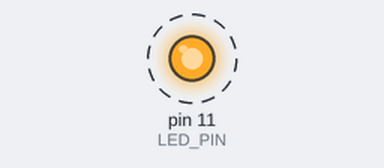
Bench run of a sketch on a simulated Arduino Uno, built with avr-gcc and run on an emulated ATmega328P. Shown: output pins drawn as LEDs (lit = HIGH). Dashed ring = blinking. What the sketch prints to the serial monitor is not drawn.

Above: at 0.5 s.
Timing chart, 0 to 4.6 s (numbered marks = the images above):
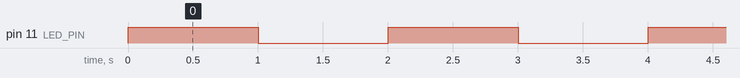

Measured:
- by itself, pin 11 (LED_PIN): alternates HIGH for 1.0 s and LOW for 1.0 s

The sketch:

teensy_blink.ino
```cpp
int LED_PIN = 11;
void setup() {
  // initialize digital pin LED_BUILTIN as an output.
  pinMode(LED_PIN, OUTPUT);
  Serial.begin(9600);
}

// the loop function runs over and over again forever
void loop() {
  digitalWrite(LED_PIN, HIGH);  // turn the LED on (HIGH is the voltage level)
  delay(1000);                      // wait for a second
  digitalWrite(LED_PIN, LOW);   // turn the LED off by making the voltage LOW
  delay(1000);                      // wait for a second
  Serial.println("done !!!");
}
```
